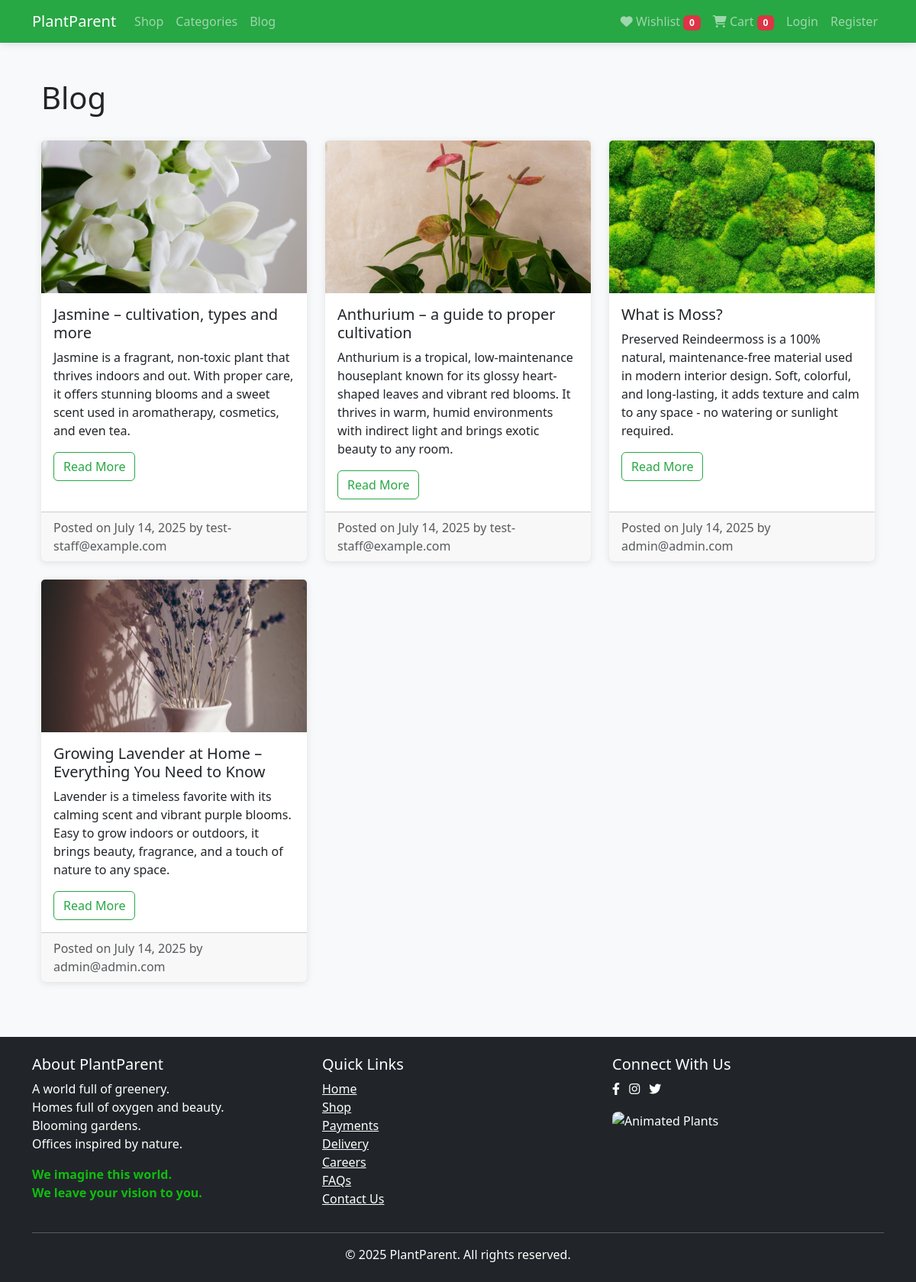
Screenshot of /blog/list with the database file from the repository.
### blog/models.py (models this page shows, shortened)
class BlogPost(models.Model):
    title = models.CharField(max_length=200)
    slug = models.SlugField(max_length=200, unique=True)
    author = models.ForeignKey(User, on_delete=models.CASCADE)
    content = models.TextField()
    featured_image = models.ImageField(upload_to='blog_images/')
    excerpt = models.TextField(max_length=300, blank=True)
    created_at = models.DateTimeField(auto_now_add=True)
    updated_at = models.DateTimeField(auto_now=True)
    published = models.BooleanField(default=True)
    class Meta:
        ordering = ['-created_at']
        permissions = [
            ("can_publish_post", "Can publish post"),
            ("can_edit_post", "Can edit any post"),
        ]
    def get_absolute_url(self):
        return reverse('blog:post_detail', kwargs={'slug': self.slug})

### accounts/models.py (models this page shows, shortened)
class User(AbstractUser):
    username = None
    email = models.EmailField(_('email address'), unique=True)
    phone = models.CharField(max_length=20, blank=True)
    address = models.TextField(blank=True)
    city = models.CharField(max_length=100, blank=True)
    postal_code = models.CharField(max_length=20, blank=True)
    country = models.CharField(max_length=100, blank=True)
    profile_picture = models.ImageField(
        upload_to=user_profile_picture_path,
        blank=True,
        null=True,
        validators=[validate_image_size, validate_image_format],
        help_text=_('Upload a profile picture (max 1MB, formats: JPG, PNG, GIF)')
    )
    receive_newsletter = models.BooleanField(default=False)
    USERNAME_FIELD = 'email'
    REQUIRED_FIELDS = []
    objects = UserManager()
    class Meta:
        permissions = [
            ("can_publish_post", "Can publish blog posts without approval"),
            ("can_edit_all_posts", "Can edit any blog post (not just own)"),
        ]
    class Meta:
        verbose_name = 'User'
        verbose_name_plural = 'Users'

### blog/views.py (the view)
# urls.py: path('list', BlogPostListView.as_view(), name='post_list'),
class BlogPostListView(ListView):
    model = BlogPost
    template_name = 'blog/post_list.html'
    context_object_name = 'posts'
    def get_queryset(self):
        return BlogPost.objects.filter(published=True)
    def get_context_data(self, **kwargs):
        context = super().get_context_data(**kwargs)
        user = self.request.user
        if user.is_authenticated:
            context['can_edit_all'] = user.has_perm('blog.can_edit_post') or user.is_superuser
            context['can_publish'] = user.has_perm('blog.can_publish_post') or user.is_superuser
            context['can_add_post'] = user.has_perm('blog.add_blogpost') or user.is_superuser
        return context

### plantparent/context_processors.py (called while the page is built)
def cart_context(request):
    context = {}
    if request.user.is_authenticated:
        cart = Cart.objects.filter(user=request.user).first()
        context['cart'] = cart
    return context

def wishlist_context(request):
    context = {}
    if request.user.is_authenticated:
        wishlist, created = Wishlist.objects.get_or_create(user=request.user)
        context['wishlist'] = wishlist
    return context

### templates/blog/post_list.html (shortened to what this page needs)
{% extends 'base.html' %}
{% block content %}
<div class="container my-5">
    <div class="row mb-4">
        <div class="col-12 d-flex justify-content-between align-items-center">
            <h1>Blog</h1>
        </div>
    </div>
    <div class="row">
        {% for post in posts %}
        <div class="col-md-6 col-lg-4 mb-4">
            <div class="card h-100">
                <img src="{{ post.featured_image.url }}" class="card-img-top" alt="{{ post.title }}">
                <div class="card-body">
                    <h5 class="card-title">{{ post.title }}</h5>
                    <p class="card-text">{{ post.excerpt }}</p>
                    <a href="{{ post.get_absolute_url }}" class="btn btn-outline-success">Read More</a>
                </div>
                <div class="card-footer text-muted">
                    Posted on {{ post.created_at|date:"F j, Y" }} by {{ post.author.email }}
                </div>
            </div>
        </div>
        {% empty %}
        <div class="col-12">
            <div class="alert alert-info">No blog posts available.</div>
        </div>
        {% endfor %}
    </div>
</div>
{% endblock %}

### templates/base.html (style rules this page uses)
body { font-family: 'Segoe UI', Tahoma, Geneva, Verdana, sans-serif; background-color: #f8f9fa; }
.card { transition: transform 0.3s ease, box-shadow 0.3s ease; border: none; box-shadow: 0 2px 10px rgba(0, 0, 0, 0.1); }
.card-img-top { height: 200px; object-fit: cover; }
.btn-outline-success { color: #28a745; border-color: #28a745; }

### rows the page displays
BlogPost: featured_image (picture), title "Jasmine – cultivation, types and more", excerpt "Jasmine is a fragrant, non-toxic plant that thrives indoors and out. With proper care, it offers stunning blooms and a sweet scent used in aromatherapy, cosmetics, and even tea.", created_at "July 14, 2025", author.email "test-staff@example.com"
BlogPost: featured_image (picture), title "Anthurium – a guide to proper cultivation", excerpt "Anthurium is a tropical, low-maintenance houseplant known for its glossy heart-shaped leaves and vibrant red blooms. It thrives in warm, humid environments with indirect light and brings exotic beauty to any room.", created_at "July 14, 2025", author.email "test-staff@example.com"
BlogPost: featured_image (picture), title "What is Moss?", excerpt "Preserved Reindeermoss is a 100% natural, maintenance-free material used in modern interior design. Soft, colorful, and long-lasting, it adds texture and calm to any space - no watering or sunlight required.", created_at "July 14, 2025", author.email "admin@admin.com"
BlogPost: featured_image (picture), title "Growing Lavender at Home – Everything You Need to Know", excerpt "Lavender is a timeless favorite with its calming scent and vibrant purple blooms. Easy to grow indoors or outdoors, it brings beauty, fragrance, and a touch of nature to any space.", created_at "July 14, 2025", author.email "admin@admin.com"
